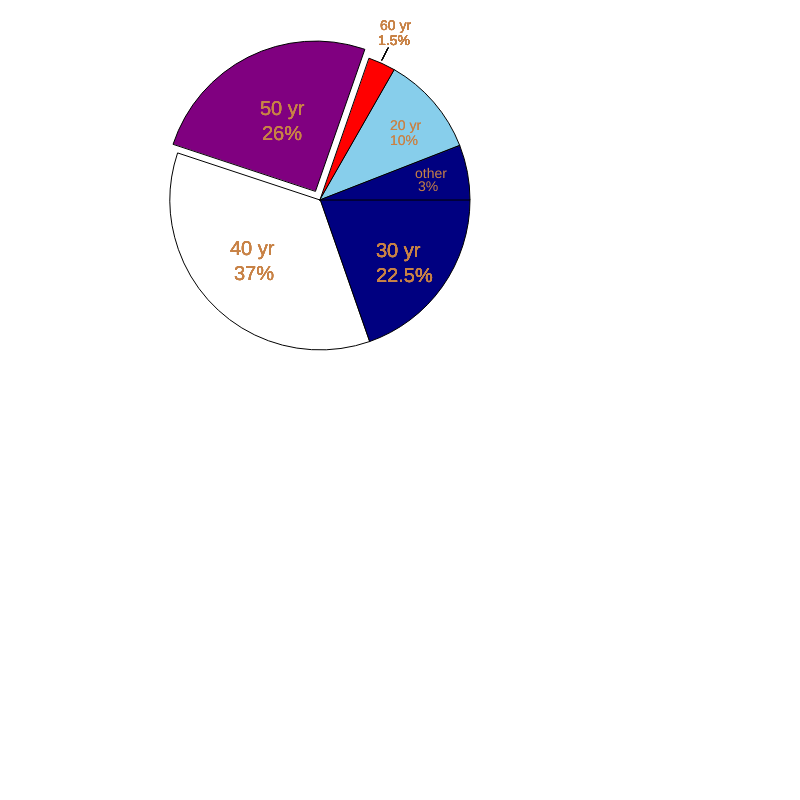
Frame 1 (no input)
Frame 60 (no input): identical to frame 1, image omitted
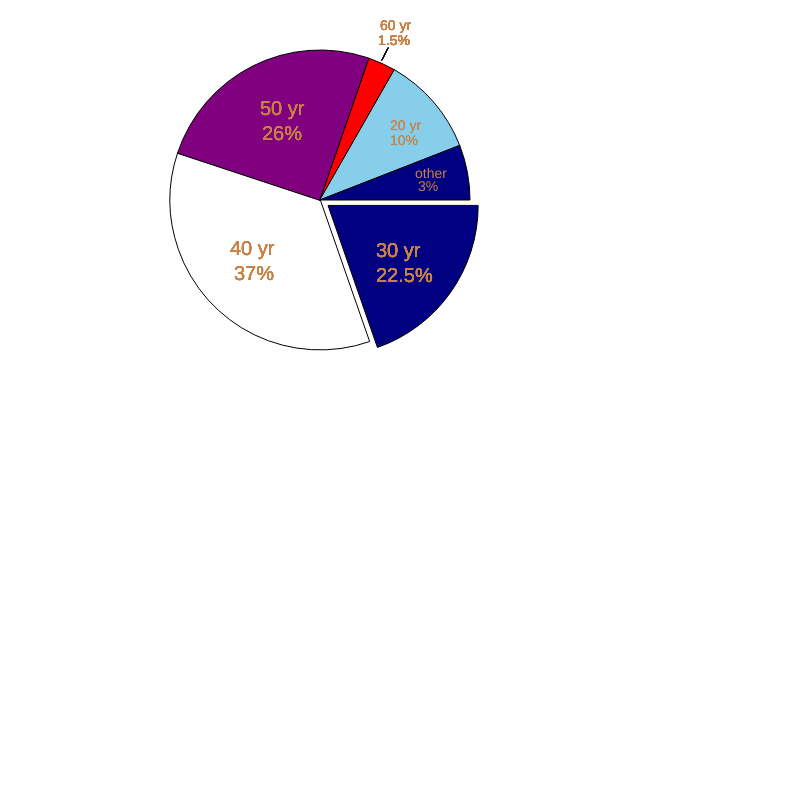
Frame 120 (the mouse pressed at the canvas centre since frame 60)

The p5.js sketch that drew these frames (run headless with seeded random() and noise() and a simulated clock; from frame 60 on, the mouse is pressed at the canvas centre):

// p5.js sketch
// ── sketch.js
 var data = [60,108,77,9,33,18];
 var color1= 'pink';
 var color2= 'gray';
 var color3= 'purple';
 var color4= 'red';
 var color5= 'skyblue';
 var color6= 'navyblue';
 var color7= 'black';
 var color8= 'navy';



 //since the local serve setup fail, just list the data, will fix when repair the csv.
  

  var piedata = [], piecolor = [color8,color6,color3,color4,color5,color7];
  var mouseAngle = 0, pieDelta = 0, hover = 0;

  function setup() {
    createCanvas(800,800); 
    total = data.reduce(function(a,b){ return a+b; }, 0);
    for(var i = 0, count = 0 ;i < data.length; i++) {
      piedata.push([Math.PI * 2 * count / total, Math.PI * 2 * (count + data[i]) / total]);
      count += data[i];
    }
  }

  function draw() {

    //clear canvas each time

    clear(); 
    for(var i=0,dx=0,dy=0; i<piedata.length; i++,dx = 0, dy = 0) {
      fill(piecolor[i%5]);
      
      //slide the pie when mouse on it
      
      if(mouseAngle >= piedata[i][0] && mouseAngle < piedata[i][1]) {
        dx = Math.cos((piedata[i][0] + piedata[i][1])/2) * 10;
        dy = Math.sin((piedata[i][0] + piedata[i][1])/2) * 10;
      }
      
      //draw the piechart
      
      arc(320 + dx, 200 + dy, 300, 300, piedata[i][0], piedata[i][1], PIE);
      textSize(20);
      fill(200,130,70);
      text("37%", 234, 280);
      text("40 yr", 230, 255);
      text("26%", 262, 140);
      text("50 yr", 260, 115);
      text("22.5%", 376,282);
      text("30 yr", 376,257);
      textSize(14);
      text("10%", 390,145);
      text("20 yr", 390,130);
      text("3%", 418,191);
      text("other", 415,178);
      text("1.5%", 378,45);
      text("60 yr", 380,30);
      line(388,48,382,60);
      text("1.5%", 378,45);
    }
  }

  function mouseMoved() {
    mouseAngle = Math.PI / 2 - Math.atan((320 - mouseX) / (200 - mouseY));
    if(mouseY < 200) mouseAngle = mouseAngle + Math.PI;
  }
